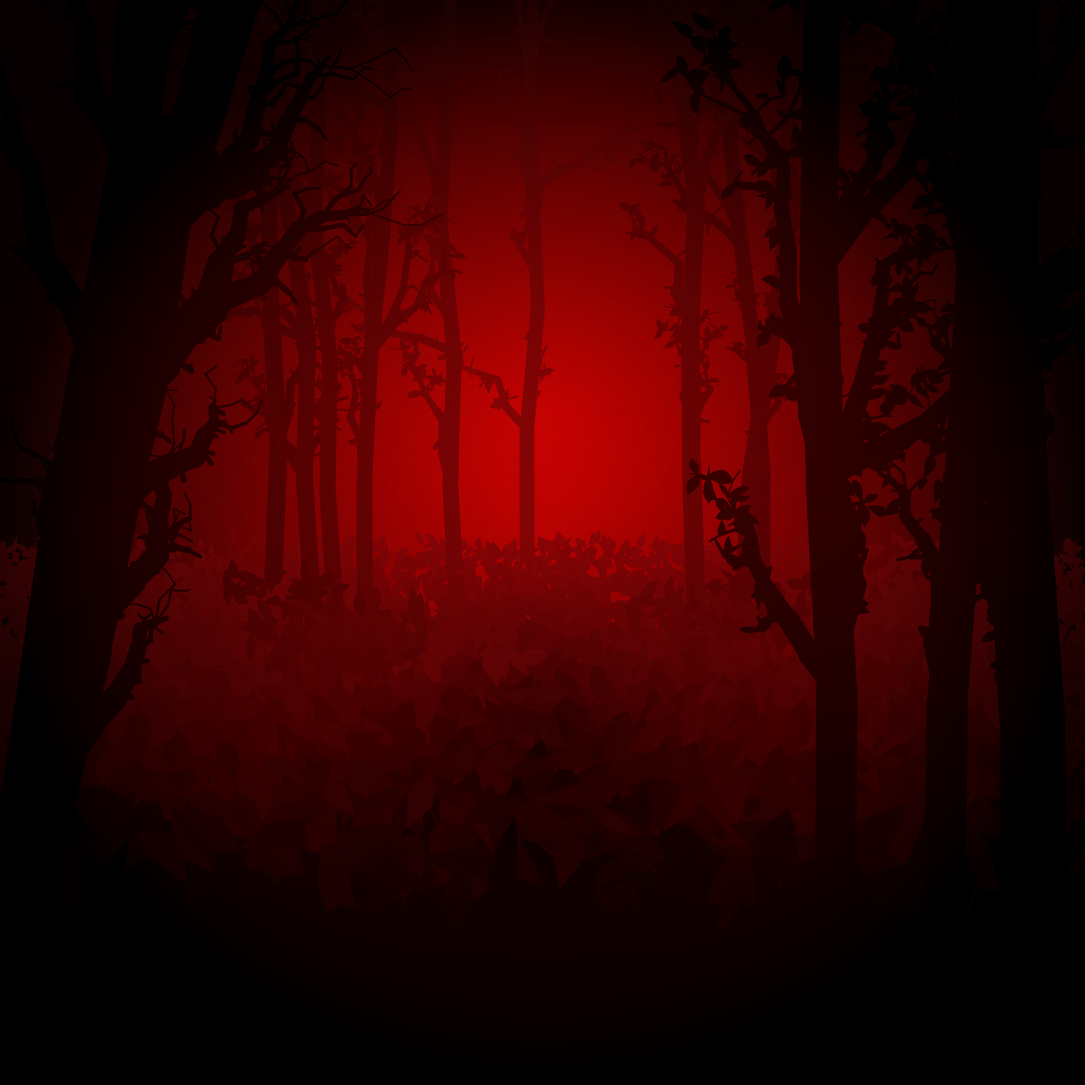
Frame 1 (no input)
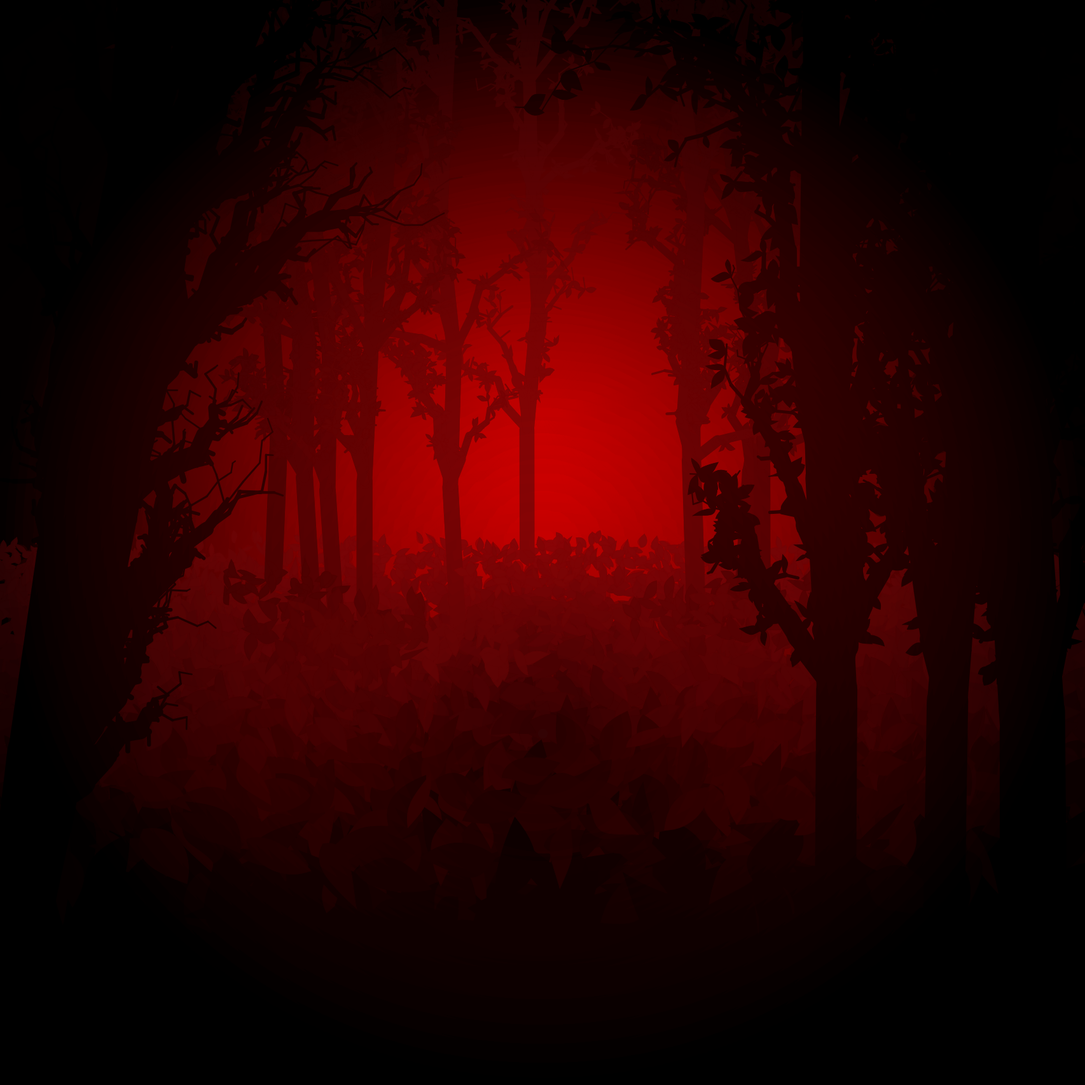
Frame 2 (the mouse pressed at the canvas centre, redrawn once)

The p5.js sketch that drew these frames (run headless with seeded random() and noise() and a simulated clock; the mouse was pressed at the canvas centre and the sketch redrawn once):

// p5.js sketch
// ── sketch.js
// Blood Forest Under The Moon 2
// By Chih-Yung Chang
// Github: https://github.com/ChihYungChang
// Openprocessing: https://openprocessing.org/user/324595?o=2&view=sketches

const branchList = [];
const branchList2 = [];
const leafList = [];
const leafList2 = [];
const horizonHeight = 1706 * 0.5;

// 滤镜材质
let overAllTexture;

function setup() {
  createCanvas(1706, 1706);
  background(color("#1c0404"));
  const bgC1 = color("#1c0404");
  const bgC2 = color("#ca0604");
  setGradient(width / 2, height / 2 - 200, 1706, bgC1, bgC2);
  overAllTexture = makeFilter(2);
  createLeaves();
  createTreesInTheNearby();
  createTreesInTheDistance();
}

function createLeaves() {
  for (let i = 0; i < 10000; i++) {
    const leafPos = createVector(
      random(width),
      random(height - horizonHeight, height)
    );
    const leafLength = map(leafPos.y, height - horizonHeight, height, 20, 190);
    const hRate = map(leafPos.y, height - 300, height - horizonHeight, 0, 1);
    let leafColor1 = color("#000000");
    let leafColor2 = color("#6b0709");
    let leafFillColor = lerpColor(leafColor1, leafColor2, hRate);
    leafList.push(
      new Leaf({
        length: leafLength,
        x: leafPos.x,
        y: leafPos.y,
        angle: random(360),
        fillColor: leafFillColor,
        strokeColor: leafFillColor,
        debugMode: false,
        textureMode: false,
        sWeight: 1,
      })
    );
  }
}

function createTreesInTheDistance() {
  for (let i = 0; i < int(random(7, 11)); i++) {
    const treePos = createVector(
      random(300, width - 300),
      height - horizonHeight + random(0, 150)
    );

    let wRate;
    if (treePos.x < width / 2) {
      wRate = map(treePos.x, 0, width / 2, 0, 1);
    } else {
      wRate = map(treePos.x, width / 2, width, 1, 0);
    }
    let treeFillC1 = color("#000000");
    let treeFillC2 = color("#650708");
    let treeFillColor = lerpColor(treeFillC1, treeFillC2, wRate);

    for (let j = 0; j < int(random(30, 40)); j++) {
      const leafLength = map(
        treePos.y,
        height - horizonHeight,
        height,
        20,
        190
      );
      leafList2.push(
        new Leaf({
          length: leafLength,
          x: random(treePos.x - 100, treePos.x + 100),
          y: random(treePos.y - 10, treePos.y + 50),
          angle: random(360),
          fillColor: treeFillColor,
          strokeColor: treeFillColor,
          debugMode: false,
          textureMode: false,
          sWeight: 1,
        })
      );
    }

    branchList2.push(
      new Branch({
        pos: treePos,
        length: height * random(0.5, 0.7),
        latitude: random(20, 40),
        fillColor: color(treeFillColor),
        angle: random(-5, 5),
        leafColor: color(treeFillColor),
        leafStrokeColor: color(treeFillColor),
        leafMinLength: 10,
        leafMaxLength: 20,
        leafDensity: int(random(2, 7)),
        isMain: false,
      })
    );
  }
}

function createTreesInTheNearby() {
  let fillColor = color("#000000");

  for (let i = 0; i < 2; i++) {
    branchList.push(
      new Branch({
        pos: createVector(random(10, 30), height - 200),
        length: height * random(0.7, 1),
        latitude: random(80, 100),
        fillColor: color(fillColor),
        angle: random(5, 14),
        leafColor: color(fillColor),
        leafStrokeColor: color(fillColor),
        leafMinLength: 20,
        leafMaxLength: 40,
        leafDensity: 0,
        isMain: false,
      })
    );
  }

  for (let i = 0; i < 4; i++) {
    branchList.push(
      new Branch({
        pos: createVector(
          random(width - 400, width),
          height - random(200, 300)
        ),
        length: height,
        latitude: random(60, 80),
        fillColor: color(fillColor),
        angle: random(-2, 2),
        leafColor: color(fillColor),
        leafStrokeColor: color(fillColor),
        leafMinLength: 20,
        leafMaxLength: 40,
        leafDensity: random([1, 2, 3, 4]),
        isMain: false,
      })
    );
  }
}

function setGradient(x, y, r, c1, c2) {
  noFill();
  for (let i = r; i > 0; i -= 0.5) {
    let inter = map(i, r, 0, 0, 1);
    let c = lerpColor(c1, c2, inter);
    stroke(c);
    circle(x, y, i);
  }
}

function draw() {
  for (const leaf of leafList) {
    leaf.draw();
  }
  for (const branch of branchList2) {
    branch.draw();
  }
  for (const leaf of leafList2) {
    leaf.draw();
  }
  for (const branch of branchList) {
    branch.draw();
  }

  // 在当前画布基础上 覆盖3次滤镜
  for (let i = 0; i < 3; i++) {
    image(overAllTexture, 0, 0);
  }

  noLoop();
}

// ── branch.js
// Blood Forest Under The Moon 2
// By Chih-Yung Chang
// Github: https://github.com/ChihYungChang
// Openprocessing: https://openprocessing.org/user/324595?o=2&view=sketches

class Branch {
  constructor({
    pos,
    length,
    latitude,
    fillColor,
    angle,
    level,
    leafStrokeColor,
    leafColor,
    leafMinLength,
    leafMaxLength,
    leafDensity,
    isMain,
  }) {
    this.isMain = isMain; // 是否是主干

    this.pos = pos; // 起始位置
    this.length = length; // 树枝长度
    this.fillColor = fillColor; // 树枝颜色
    this.leafColor = leafColor; // 叶子填充颜色
    this.leafStrokeColor = leafStrokeColor; // 叶子纹路颜色

    this.leafMinLength = leafMinLength; // 叶子最小长度
    this.leafMaxLength = leafMaxLength; // 叶子最大长度
    this.leafDensity = leafDensity; // 叶子密度

    this.skew = random([-1, 1]);

    this.latitude = latitude; // 树枝粗度

    this.angle = angle; // 树枝角度

    this.level = level || 0; // 级别

    this.nodeList = []; // 树节点
    let y = 0;
    let x = 0;
    let steps = this.length * 0.0205;
    for (let i = 0; i < steps; i++) {
      let step = int(map(i, 0, steps, this.length * 0.2, this.length * 0.0205));
      this.nodeList.push(createVector(x, (y -= step)));

      if (isMain) {
        x += sin(y) * 8 * this.skew;
      } else {
        x += sin(y) * 20 * this.skew;
      }
    }

    this.subBranch = []; // 分支

    this.leafList = []; // 树叶对象
  }

  draw() {
    push();
    translate(this.pos.x, this.pos.y);

    rotate(radians(this.angle));

    let maxLatitude = this.latitude;

    strokeWeight(maxLatitude);
    if (this.fillColor) {
      stroke(this.fillColor);
    }
    noFill();

    beginShape();
    curveVertex(0, 0);
    curveVertex(0, 0);
    curveVertex(this.nodeList[0].x, this.nodeList[0].y);
    curveVertex(this.nodeList[0].x, this.nodeList[0].y);
    endShape();

    for (let i = 0; i < this.nodeList.length - 1; i++) {
      const w = map(i + 1, 0, this.nodeList.length, maxLatitude, 2);
      strokeWeight(w);
      beginShape();
      const node = this.nodeList[i];
      curveVertex(node.x, node.y);
      curveVertex(node.x, node.y);
      const nextNode = this.nodeList[i + 1];
      curveVertex(nextNode.x, nextNode.y);
      curveVertex(nextNode.x, nextNode.y);
      endShape();

      if (this.level == 2) {
        let count = int(random(0, this.leafDensity));
        for (let c = 0; c < count; c++) {
          this.leafList.push(
            new Leaf({
              length: random(this.leafMinLength, this.leafMaxLength),
              x: node.x,
              y: node.y,
              angle: random(360),
              fillColor: this.leafColor,
              strokeColor: this.leafStrokeColor,
              debugMode: false,
              textureMode: false,
              sWeight: 1,
            })
          );
        }
      }

      if (this.level < 2) {
        const widthRate = map(this.level, 0, 2, 0.6, 0.3);
        const heightRate = map(i, 0, this.nodeList.length, 0.3, 0.7);
        const divisionRate = map(i, 0, this.nodeList.length, 0.4, 0.9);
        this.subBranch.push(
          new Branch({
            pos: createVector(node.x, node.y),
            length: this.length * random(0.2, heightRate),
            latitude: w * widthRate,
            fillColor: this.fillColor,
            angle: this.angle + random(-20, 20),
            level: this.level + 1,
            leafColor: this.leafColor,
            leafStrokeColor: this.leafStrokeColor,
            leafMinLength: this.leafMinLength,
            leafMaxLength: this.leafMaxLength,
            leafDensity: this.leafDensity,
            isMain: this.isMain,
          })
        );
        const subBranchCount = int(random([1, 2]));
        for (let i = 0; i < subBranchCount; i++) {
          if (random() < divisionRate) {
            this.subBranch.push(
              new Branch({
                pos: createVector(node.x, node.y),
                length: this.length * random(0.2, heightRate),
                latitude: w * widthRate,
                fillColor: this.fillColor,
                angle: random(-65, 65),
                level: this.level + 1,
                leafColor: this.leafColor,
                leafStrokeColor: this.leafStrokeColor,
                leafMinLength: this.leafMinLength,
                leafMaxLength: this.leafMaxLength,
                leafDensity: this.leafDensity,
                isMain: false,
              })
            );
          }
        }
      }
    }

    for (const sub of this.subBranch) {
      sub.draw();
    }

    for (const leaf of this.leafList) {
      leaf.draw();
    }

    pop();
  }
}

// ── filter.js
// Blood Forest Under The Moon 2
// By Chih-Yung Chang
// Github: https://github.com/ChihYungChang
// Openprocessing: https://openprocessing.org/user/324595?o=2&view=sketches

function makeFilter(ver) {
  push();
  colorMode(HSB, 360, 100, 100, 100);
  drawingContext.shadowColor = color(0, 0, 5, 95);
  overAllTexture = createGraphics(width, height);
  overAllTexture.loadPixels();
  for (let x = 0; x < width; x++) {
    for (let y = 0; y < height; y++) {
      if (ver == 1) {
        overAllTexture.set(
          x,
          y,
          color(
            0,
            0,
            random(95, 85),
            (noise(x / 3, y / 3, (x * y) / 50) * random(5, 15)) / 1
          )
        );
      }
      if (ver == 2) {
        overAllTexture.set(
          x,
          y,
          color(
            0,
            100,
            map(dist(x, y, width / 2, height / 2), 0, width / 2, 100, 0),
            map(dist(x, y, width / 2, height / 2 + 300), 0, width / 1.5, 0, 30)
          )
        );
      }
    }
  }
  overAllTexture.updatePixels();
  pop();
  return overAllTexture;
}

// ── leaf.js
// Blood Forest Under The Moon 2
// By Chih-Yung Chang
// Github: https://github.com/ChihYungChang
// Openprocessing: https://openprocessing.org/user/324595?o=2&view=sketches

class Leaf {
  constructor({
    length, // 叶子长度
    x, // 叶子起始x
    y, // 叶子起始y
    angle, // 叶子角度
    fillColor, // 叶子颜色
    strokeColor, // 纹路颜色
    debugMode, // DEBUG模式
    textureMode, // 纹路模式
    sWeight, // 纹路宽度
  }) {
    this.startX = 0;
    this.startY = 0;
    this.endX = length;
    this.endY = 0;

    this.x = x;
    this.y = y;
    this.angle = angle;
    this.length = length;

    this.fillColor = fillColor;
    this.strokeColor = strokeColor;
    this.debugMode = debugMode;

    this.textureMode = textureMode;
    this.sWeight = sWeight;
  }

  draw() {
    push();

    fill(this.fillColor);
    if (this.strokeColor) {
      strokeWeight(this.sWeight);
      stroke(this.strokeColor);
    } else {
      noStroke();
    }

    translate(this.x, this.y);

    // 左侧贝塞尔曲线 2个控制点
    let p1X = this.length * random(0.05, 0.5);
    let p1Y = -this.length * random(0.05, 0.5);
    let p2X = this.length * random(0.3, 0.8);
    let p2Y = -this.length * random(0.05, 0.5);

    // 右侧贝塞尔曲线 2个控制点
    let p4X = this.length * random(0.05, 0.5);
    let p4Y = this.length * random(0.05, 0.5);
    let p3X = this.length * random(0.3, 0.8);
    let p3Y = this.length * random(0.05, 0.5);

    rotate(radians(this.angle));

    // 叶子图像绘制
    beginShape();
    vertex(this.startX, this.startY); // 起始点
    bezierVertex(p1X, p1Y, p2X, p2Y, this.endX, this.endY); // 贝塞尔曲线
    bezierVertex(p3X, p3Y, p4X, p4Y, this.startX, this.startY); // 贝塞尔曲线
    endShape(CLOSE); // 结束

    // 贝塞尔曲线debug模式
    if (this.debugMode) {
      push();
      strokeWeight(2);
      stroke(0);
      line(p1X, p1Y, p2X, p2Y);
      stroke(255);
      line(p3X, p3Y, p4X, p4Y);
      pop();
    }

    // 是否开启叶子纹理
    if (this.textureMode) {
      let steps = this.length / 8;
      let leftArr = [];
      let rightArr = [];
      for (let i = 0; i <= steps; i++) {
        let t = i / steps;
        let x = bezierPoint(this.startX, p1X, p2X, this.endX, t);
        let y = bezierPoint(this.startY, p1Y, p2Y, this.endY, t);
        leftArr.push(createVector(x, y));
      }

      for (let i = 0; i <= steps; i++) {
        let t = i / steps;
        let x = bezierPoint(this.startX, p4X, p3X, this.endX, t);
        let y = bezierPoint(this.startY, p4Y, p3Y, this.endY, t);
        rightArr.push(createVector(x, y));
      }

      let centerSteps = this.length / 8;
      let centerPointArr = [];
      noFill();
      beginShape();
      curveVertex(this.startX, this.startY);
      curveVertex(this.startX, this.startY);
      for (let i = 0; i <= centerSteps; i++) {
        let t = i / centerSteps;
        let x = bezierPoint(
          this.startX,
          (p1X + p4X) * 0.7,
          (p2X + p3X) * 0.3,
          this.endX,
          t
        );
        let y = bezierPoint(
          this.startY,
          (p1Y + p4Y) * 0.7,
          (p2Y + p3Y) * 0.3,
          this.endY,
          t
        );
        curveVertex(x, y);
        centerPointArr.push(createVector(x, y));
      }
      curveVertex(this.endX, this.endY);
      curveVertex(this.endX, this.endY);
      endShape();

      for (let i = 0; i < steps - 1; i++) {
        stroke(this.strokeColor);

        line(
          centerPointArr[i].x,
          centerPointArr[i].y,
          leftArr[i + 1].x,
          leftArr[i + 1].y
        );
        line(
          centerPointArr[i].x,
          centerPointArr[i].y,
          rightArr[i + 1].x,
          rightArr[i + 1].y
        );
      }
    }

    pop();
  }
}
